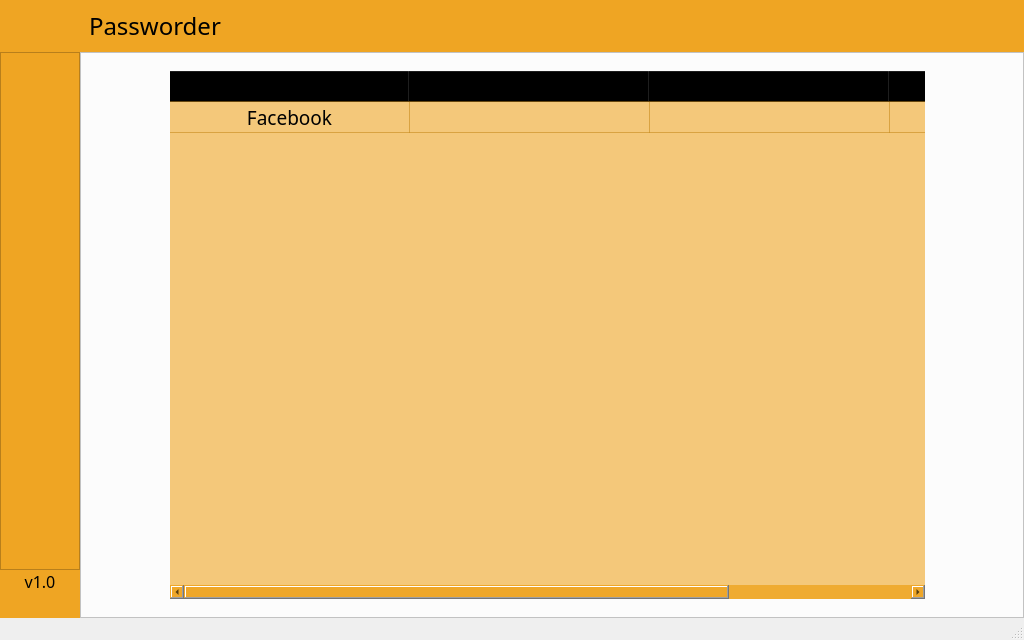
<?xml version="1.0" encoding="UTF-8"?>
<ui version="4.0">
 <class>MainWindow</class>
 <widget class="QMainWindow" name="MainWindow">
  <property name="geometry">
   <rect>
    <x>0</x>
    <y>0</y>
    <width>1024</width>
    <height>640</height>
   </rect>
  </property>
  <property name="minimumSize">
   <size>
    <width>1024</width>
    <height>640</height>
   </size>
  </property>
  <property name="font">
   <font>
    <pointsize>8</pointsize>
   </font>
  </property>
  <property name="windowTitle">
   <string>Passworder</string>
  </property>
  <widget class="QWidget" name="centralwidget">
   <layout class="QVBoxLayout" name="verticalLayout">
    <property name="spacing">
     <number>0</number>
    </property>
    <property name="leftMargin">
     <number>0</number>
    </property>
    <property name="topMargin">
     <number>0</number>
    </property>
    <property name="rightMargin">
     <number>0</number>
    </property>
    <property name="bottomMargin">
     <number>0</number>
    </property>
    <item>
     <widget class="QFrame" name="header">
      <property name="maximumSize">
       <size>
        <width>16777215</width>
        <height>60</height>
       </size>
      </property>
      <property name="styleSheet">
       <string notr="true">background-color: rgb(239, 165, 35);</string>
      </property>
      <property name="frameShape">
       <enum>QFrame::NoFrame</enum>
      </property>
      <property name="frameShadow">
       <enum>QFrame::Raised</enum>
      </property>
      <property name="lineWidth">
       <number>0</number>
      </property>
      <layout class="QHBoxLayout" name="horizontalLayout_2">
       <property name="spacing">
        <number>0</number>
       </property>
       <property name="leftMargin">
        <number>0</number>
       </property>
       <property name="topMargin">
        <number>0</number>
       </property>
       <property name="rightMargin">
        <number>0</number>
       </property>
       <property name="bottomMargin">
        <number>0</number>
       </property>
       <item>
        <widget class="QFrame" name="wrapper_toggle_btn">
         <property name="maximumSize">
          <size>
           <width>80</width>
           <height>60</height>
          </size>
         </property>
         <property name="frameShape">
          <enum>QFrame::NoFrame</enum>
         </property>
         <property name="frameShadow">
          <enum>QFrame::Raised</enum>
         </property>
        </widget>
       </item>
       <item>
        <widget class="QFrame" name="top_bar">
         <property name="frameShape">
          <enum>QFrame::NoFrame</enum>
         </property>
         <property name="frameShadow">
          <enum>QFrame::Raised</enum>
         </property>
         <layout class="QHBoxLayout" name="horizontalLayout_3">
          <item>
           <widget class="QLabel" name="caption">
            <property name="font">
             <font>
              <family>Montserrat Medium</family>
              <pointsize>18</pointsize>
              <weight>50</weight>
              <bold>false</bold>
             </font>
            </property>
            <property name="text">
             <string>Passworder</string>
            </property>
           </widget>
          </item>
         </layout>
        </widget>
       </item>
      </layout>
     </widget>
    </item>
    <item>
     <widget class="QFrame" name="content">
      <property name="frameShape">
       <enum>QFrame::NoFrame</enum>
      </property>
      <property name="frameShadow">
       <enum>QFrame::Raised</enum>
      </property>
      <layout class="QHBoxLayout" name="horizontalLayout">
       <property name="spacing">
        <number>0</number>
       </property>
       <property name="leftMargin">
        <number>0</number>
       </property>
       <property name="topMargin">
        <number>0</number>
       </property>
       <property name="rightMargin">
        <number>0</number>
       </property>
       <property name="bottomMargin">
        <number>0</number>
       </property>
       <item>
        <widget class="QFrame" name="left_menu">
         <property name="sizePolicy">
          <sizepolicy hsizetype="Preferred" vsizetype="Preferred">
           <horstretch>0</horstretch>
           <verstretch>0</verstretch>
          </sizepolicy>
         </property>
         <property name="minimumSize">
          <size>
           <width>80</width>
           <height>0</height>
          </size>
         </property>
         <property name="maximumSize">
          <size>
           <width>80</width>
           <height>16777215</height>
          </size>
         </property>
         <property name="styleSheet">
          <string notr="true">background-color: rgb(239, 165, 35);</string>
         </property>
         <property name="frameShape">
          <enum>QFrame::NoFrame</enum>
         </property>
         <property name="frameShadow">
          <enum>QFrame::Raised</enum>
         </property>
         <property name="lineWidth">
          <number>0</number>
         </property>
         <layout class="QVBoxLayout" name="verticalLayout_2">
          <property name="spacing">
           <number>0</number>
          </property>
          <property name="leftMargin">
           <number>0</number>
          </property>
          <property name="topMargin">
           <number>0</number>
          </property>
          <property name="rightMargin">
           <number>0</number>
          </property>
          <property name="bottomMargin">
           <number>25</number>
          </property>
          <item>
           <widget class="QFrame" name="frame">
            <property name="frameShape">
             <enum>QFrame::StyledPanel</enum>
            </property>
            <property name="frameShadow">
             <enum>QFrame::Raised</enum>
            </property>
            <layout class="QVBoxLayout" name="verticalLayout_3">
             <property name="spacing">
              <number>0</number>
             </property>
             <property name="leftMargin">
              <number>0</number>
             </property>
             <property name="topMargin">
              <number>0</number>
             </property>
             <property name="rightMargin">
              <number>0</number>
             </property>
             <property name="bottomMargin">
              <number>20</number>
             </property>
             <item>
              <widget class="QPushButton" name="btn_home">
               <property name="sizePolicy">
                <sizepolicy hsizetype="Expanding" vsizetype="Fixed">
                 <horstretch>0</horstretch>
                 <verstretch>0</verstretch>
                </sizepolicy>
               </property>
               <property name="font">
                <font>
                 <family>Montserrat</family>
                </font>
               </property>
               <property name="cursor">
                <cursorShape>PointingHandCursor</cursorShape>
               </property>
               <property name="toolTip">
                <string>Home</string>
               </property>
               <property name="styleSheet">
                <string notr="true">QPushButton{
	border: 0px;
}</string>
               </property>
               <property name="text">
                <string/>
               </property>
               <property name="icon">
                <iconset>
                 <normaloff>icons/home.svg</normaloff>icons/home.svg</iconset>
               </property>
               <property name="iconSize">
                <size>
                 <width>32</width>
                 <height>32</height>
                </size>
               </property>
              </widget>
             </item>
             <item>
              <widget class="QPushButton" name="btn_add">
               <property name="cursor">
                <cursorShape>PointingHandCursor</cursorShape>
               </property>
               <property name="toolTip">
                <string>Add new</string>
               </property>
               <property name="styleSheet">
                <string notr="true">QPushButton{
	border: 0px;
}</string>
               </property>
               <property name="text">
                <string/>
               </property>
               <property name="icon">
                <iconset>
                 <normaloff>icons/add.svg</normaloff>icons/add.svg</iconset>
               </property>
               <property name="iconSize">
                <size>
                 <width>45</width>
                 <height>45</height>
                </size>
               </property>
              </widget>
             </item>
             <item>
              <widget class="QPushButton" name="btn_generator">
               <property name="cursor">
                <cursorShape>PointingHandCursor</cursorShape>
               </property>
               <property name="toolTip">
                <string>Generator</string>
               </property>
               <property name="styleSheet">
                <string notr="true">QPushButton{
	border: 0px;
}</string>
               </property>
               <property name="text">
                <string/>
               </property>
               <property name="icon">
                <iconset>
                 <normaloff>icons/generator_1.svg</normaloff>icons/generator_1.svg</iconset>
               </property>
               <property name="iconSize">
                <size>
                 <width>36</width>
                 <height>36</height>
                </size>
               </property>
              </widget>
             </item>
             <item>
              <widget class="QPushButton" name="btn_info">
               <property name="cursor">
                <cursorShape>PointingHandCursor</cursorShape>
               </property>
               <property name="toolTip">
                <string>Info</string>
               </property>
               <property name="styleSheet">
                <string notr="true">QPushButton{
	border: 0px;
}</string>
               </property>
               <property name="text">
                <string/>
               </property>
               <property name="icon">
                <iconset>
                 <normaloff>icons/info_1.svg</normaloff>icons/info_1.svg</iconset>
               </property>
               <property name="iconSize">
                <size>
                 <width>34</width>
                 <height>34</height>
                </size>
               </property>
              </widget>
             </item>
             <item>
              <widget class="QPushButton" name="btn_github">
               <property name="cursor">
                <cursorShape>PointingHandCursor</cursorShape>
               </property>
               <property name="toolTip">
                <string>GitHub</string>
               </property>
               <property name="styleSheet">
                <string notr="true">QPushButton{
	border: 0px;
}</string>
               </property>
               <property name="text">
                <string/>
               </property>
               <property name="icon">
                <iconset>
                 <normaloff>icons/github.svg</normaloff>icons/github.svg</iconset>
               </property>
               <property name="iconSize">
                <size>
                 <width>36</width>
                 <height>36</height>
                </size>
               </property>
              </widget>
             </item>
             <item>
              <widget class="QPushButton" name="pushButton">
               <property name="cursor">
                <cursorShape>PointingHandCursor</cursorShape>
               </property>
               <property name="toolTip">
                <string>Settings</string>
               </property>
               <property name="styleSheet">
                <string notr="true">QPushButton{
	border: 0px;
}</string>
               </property>
               <property name="text">
                <string/>
               </property>
               <property name="icon">
                <iconset>
                 <normaloff>icons/settings_1.svg</normaloff>icons/settings_1.svg</iconset>
               </property>
               <property name="iconSize">
                <size>
                 <width>46</width>
                 <height>46</height>
                </size>
               </property>
              </widget>
             </item>
            </layout>
           </widget>
          </item>
          <item>
           <widget class="QLabel" name="label">
            <property name="sizePolicy">
             <sizepolicy hsizetype="Preferred" vsizetype="Maximum">
              <horstretch>0</horstretch>
              <verstretch>0</verstretch>
             </sizepolicy>
            </property>
            <property name="font">
             <font>
              <family>Montserrat Medium</family>
              <pointsize>12</pointsize>
             </font>
            </property>
            <property name="text">
             <string>v1.0</string>
            </property>
            <property name="alignment">
             <set>Qt::AlignBottom|Qt::AlignHCenter</set>
            </property>
           </widget>
          </item>
         </layout>
        </widget>
       </item>
       <item>
        <widget class="QFrame" name="wrapper_pages">
         <property name="styleSheet">
          <string notr="true">background-color: rgb(252, 252, 252);</string>
         </property>
         <property name="frameShape">
          <enum>QFrame::StyledPanel</enum>
         </property>
         <property name="frameShadow">
          <enum>QFrame::Raised</enum>
         </property>
         <layout class="QVBoxLayout" name="verticalLayout_4">
          <item>
           <widget class="QStackedWidget" name="pages_widget">
            <property name="currentIndex">
             <number>0</number>
            </property>
            <widget class="QWidget" name="main_page">
             <layout class="QHBoxLayout" name="horizontalLayout_4">
              <property name="leftMargin">
               <number>80</number>
              </property>
              <item>
               <widget class="QTableWidget" name="tableWidget">
                <property name="minimumSize">
                 <size>
                  <width>755</width>
                  <height>0</height>
                 </size>
                </property>
                <property name="font">
                 <font>
                  <family>Montserrat</family>
                  <pointsize>14</pointsize>
                 </font>
                </property>
                <property name="autoFillBackground">
                 <bool>false</bool>
                </property>
                <property name="styleSheet">
                 <string notr="true">background-color: rgba(239, 165, 35, 153);
</string>
                </property>
                <property name="frameShape">
                 <enum>QFrame::NoFrame</enum>
                </property>
                <property name="editTriggers">
                 <set>QAbstractItemView::NoEditTriggers</set>
                </property>
                <property name="alternatingRowColors">
                 <bool>false</bool>
                </property>
                <attribute name="horizontalHeaderCascadingSectionResizes">
                 <bool>true</bool>
                </attribute>
                <attribute name="horizontalHeaderDefaultSectionSize">
                 <number>240</number>
                </attribute>
                <attribute name="horizontalHeaderHighlightSections">
                 <bool>false</bool>
                </attribute>
                <attribute name="horizontalHeaderShowSortIndicator" stdset="0">
                 <bool>false</bool>
                </attribute>
                <attribute name="horizontalHeaderStretchLastSection">
                 <bool>true</bool>
                </attribute>
                <attribute name="verticalHeaderVisible">
                 <bool>false</bool>
                </attribute>
                <attribute name="verticalHeaderHighlightSections">
                 <bool>false</bool>
                </attribute>
                <row>
                 <property name="text">
                  <string>1</string>
                 </property>
                 <property name="textAlignment">
                  <set>AlignCenter</set>
                 </property>
                </row>
                <column>
                 <property name="text">
                  <string>Platform</string>
                 </property>
                 <property name="font">
                  <font>
                   <family>Montserrat Medium</family>
                   <pointsize>14</pointsize>
                   <stylestrategy>PreferDefault</stylestrategy>
                  </font>
                 </property>
                 <property name="textAlignment">
                  <set>AlignCenter</set>
                 </property>
                 <property name="background">
                  <color alpha="153">
                   <red>239</red>
                   <green>165</green>
                   <blue>35</blue>
                  </color>
                 </property>
                </column>
                <column>
                 <property name="text">
                  <string>Login</string>
                 </property>
                 <property name="font">
                  <font>
                   <family>Montserrat Medium</family>
                   <pointsize>14</pointsize>
                  </font>
                 </property>
                 <property name="textAlignment">
                  <set>AlignCenter</set>
                 </property>
                 <property name="background">
                  <color alpha="153">
                   <red>239</red>
                   <green>165</green>
                   <blue>35</blue>
                  </color>
                 </property>
                </column>
                <column>
                 <property name="text">
                  <string>Password</string>
                 </property>
                 <property name="font">
                  <font>
                   <family>Montserrat Medium</family>
                   <pointsize>14</pointsize>
                  </font>
                 </property>
                 <property name="textAlignment">
                  <set>AlignCenter</set>
                 </property>
                 <property name="background">
                  <color alpha="153">
                   <red>239</red>
                   <green>165</green>
                   <blue>35</blue>
                  </color>
                 </property>
                </column>
                <column>
                 <property name="text">
                  <string/>
                 </property>
                 <property name="textAlignment">
                  <set>AlignCenter</set>
                 </property>
                </column>
                <item row="0" column="0">
                 <property name="text">
                  <string>Facebook</string>
                 </property>
                 <property name="textAlignment">
                  <set>AlignCenter</set>
                 </property>
                 <property name="background">
                  <brush brushstyle="NoBrush">
                   <color alpha="153">
                    <red>239</red>
                    <green>165</green>
                    <blue>35</blue>
                   </color>
                  </brush>
                 </property>
                </item>
                <item row="0" column="1">
                 <property name="text">
                  <string/>
                 </property>
                 <property name="textAlignment">
                  <set>AlignCenter</set>
                 </property>
                </item>
                <item row="0" column="2">
                 <property name="text">
                  <string/>
                 </property>
                 <property name="textAlignment">
                  <set>AlignCenter</set>
                 </property>
                </item>
                <item row="0" column="3">
                 <property name="text">
                  <string notr="true"/>
                 </property>
                 <property name="font">
                  <font>
                   <kerning>true</kerning>
                  </font>
                 </property>
                 <property name="textAlignment">
                  <set>AlignCenter</set>
                 </property>
                 <property name="icon">
                  <iconset>
                   <normaloff>icons/hidden.svg</normaloff>icons/hidden.svg</iconset>
                 </property>
                 <property name="flags">
                  <set>ItemIsDragEnabled|ItemIsUserCheckable|ItemIsEnabled</set>
                 </property>
                </item>
               </widget>
              </item>
              <item>
               <spacer name="horizontalSpacer">
                <property name="orientation">
                 <enum>Qt::Horizontal</enum>
                </property>
                <property name="sizeHint" stdset="0">
                 <size>
                  <width>40</width>
                  <height>20</height>
                 </size>
                </property>
               </spacer>
              </item>
             </layout>
            </widget>
            <widget class="QWidget" name="add_page"/>
           </widget>
          </item>
         </layout>
        </widget>
       </item>
      </layout>
     </widget>
    </item>
   </layout>
  </widget>
  <widget class="QStatusBar" name="statusbar"/>
 </widget>
 <resources/>
 <connections/>
</ui>
